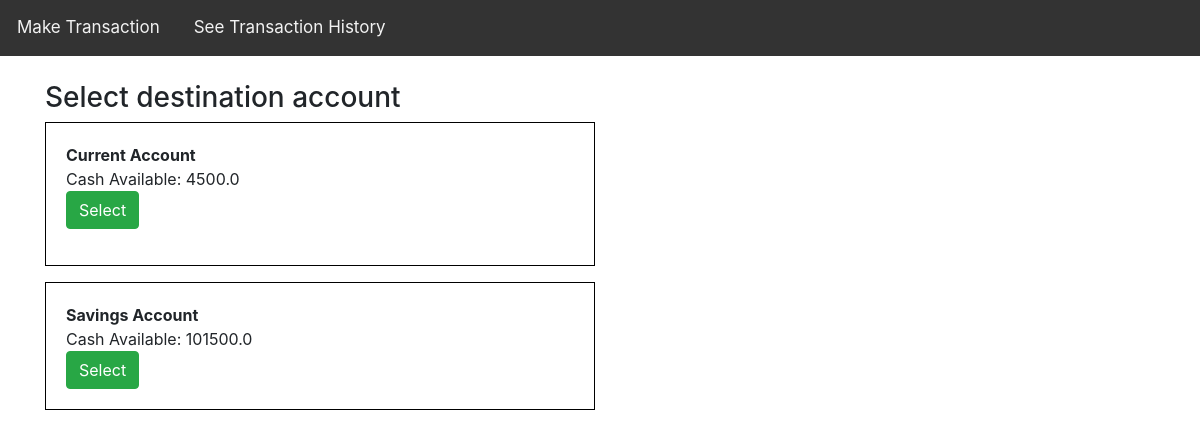
The app's page /5/ with its own data.
### app/models.py (models this page shows, shortened)
class Account(models.Model):
    name = models.CharField(max_length=25)
    available_cash = models.FloatField(default=0)

### app/views.py (the view)
# urls.py: path('<int:account_id>/', views.select_account, name='select'),
def select_account(request, account_id):
    account = Account.objects.get(pk=account_id)
    other_accounts = Account.objects.exclude(pk=account_id)
    context = {
        'source': account,
        'destinations': other_accounts
    }
    return render(request, 'app/destination.html', context)

### app/templates/app/destination.html (shortened to what this page needs)
{% extends "app/base.html" %}
{% block content %}
<br>
<h3>
    Select destination account
</h3>
{% if destinations %}
        {% for account in destinations %}
            <ul>
                <div>
                    <b>{{ account.name }}</b><br>
                    <a>Cash Available: {{ account.available_cash }}</a><br>
                    <form method="POST" action="{% url 'prepare-transfer' %}">
                        <input class="btn btn-success" type="submit" value="Select"/>
                </div>
            </ul>
            <br>
        {% endfor %}
{% endif %}
{% endblock content %}

### app/templates/app/base.html (style rules this page uses)
body { margin: 0; font-family: Arial, Helvetica, sans-serif; }
ul { display:inline-block; border:1px solid #000; padding:20px; width:550px; max-width:550px; }

### records on screen
Account: name "Current Account", available_cash "4500.0"
Account: name "Savings Account", available_cash "101500.0"
